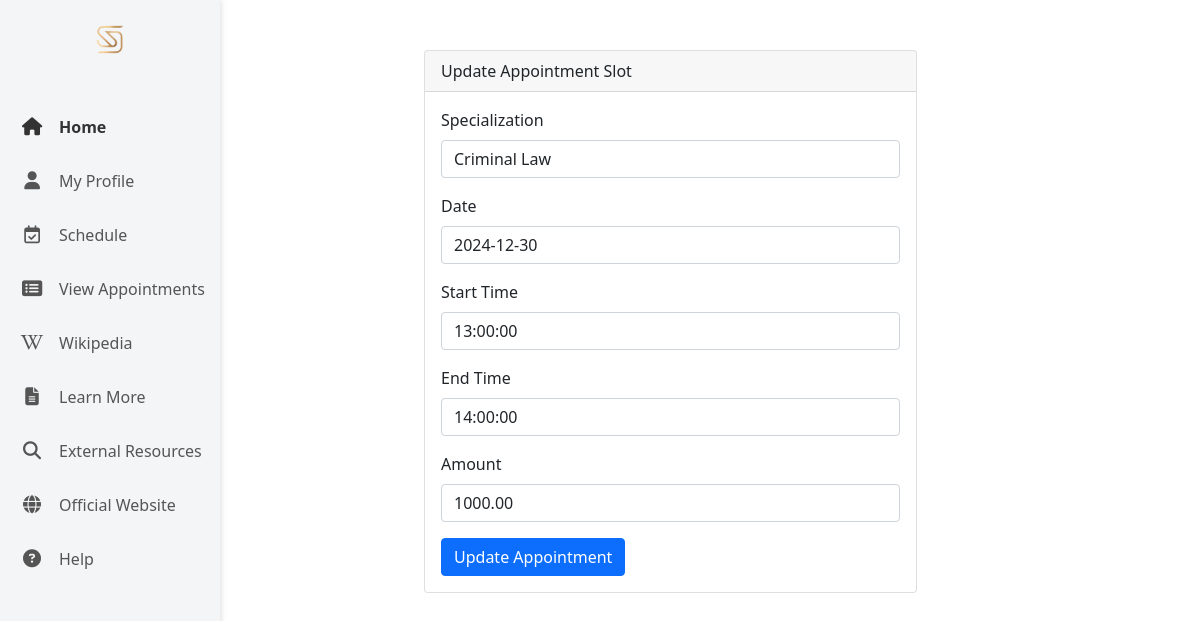
The page /update-appointment-slot/1/ (signed in) on the database its author committed.
### home/models.py (models this page shows, shortened)
class AppointmentSlot(models.Model):
    STATUS_CHOICES = [
        ('available', 'Available'),
        ('booked', 'Booked'),
    ]
    lawyer = models.ForeignKey(User, on_delete=models.CASCADE, limit_choices_to={'users__role': 'lawyer'})
    specialization = models.CharField(max_length=100)
    date = models.DateField()
    start_time = models.TimeField()
    end_time = models.TimeField()
    amount = models.DecimalField(max_digits=10, decimal_places=2)
    status = models.CharField(max_length=10, choices=STATUS_CHOICES, default='available')
    meet_id = models.PositiveIntegerField(unique=True, blank=True, null=True)  # Match Zego Cloud's `roomID`

### home/views.py (the view)
# urls.py: path('update-appointment-slot/<int:slot_id>/', views.update_appointment_slot, name='update_appointment_slot'),
@login_required
def update_appointment_slot(request, slot_id):
    slot = get_object_or_404(AppointmentSlot, id=slot_id, lawyer=request.user)
    if request.method == 'POST':
        form = AppointmentSlotForm(request.POST, instance=slot)
        if form.is_valid():
            form.save()
            messages.success(request, 'The appointment slot has been successfully updated.')
            return redirect('lawyer_appointments')
    else:
        form = AppointmentSlotForm(instance=slot)
    return render(request, 'update_appointment_slot.html', {'form': form})

### home/forms.py (shortened to what this page needs)
class AppointmentSlotForm(forms.ModelForm):
    class Meta:
        model = AppointmentSlot
        fields = ['specialization', 'date', 'start_time', 'end_time', 'amount']
    def __init__(self, *args, **kwargs):
        super().__init__(*args, **kwargs)
        for field_name in self.fields:
            self.fields[field_name].widget.attrs['class'] = 'form-control'
        self.fields['specialization'].widget.attrs['placeholder'] = 'Type specialization here'

### home/templates/update_appointment_slot.html (shortened to what this page needs)
{% extends 'sidebar.html' %}
{% load static %}
{% block content %}
{% load widget_tweaks %}
<link href="https://cdn.jsdelivr.net/npm/bootstrap@5.0.1/dist/css/bootstrap.min.css" rel="stylesheet">
<div class="page-wrapper" style="margin-left: 400px; margin-top: 50px;">
    <div class="container-xl px-4 mt-4">
        <div class="row">
            <div class="col-xl-8">
                <div class="card mb-4">
                    <div class="card-header">Update Appointment Slot</div>
                    <div class="card-body">
                        <form method="POST">
                            <div class="mb-3">
                                <label for="specialization" class="form-label">Specialization</label>
                                {{ form.specialization|add_class:"form-control" }}
                            </div>
                            <div class="mb-3">
                                <label for="date" class="form-label">Date</label>
                                {{ form.date|add_class:"form-control" }}
                            </div>
                            <div class="mb-3">
                                <label for="start_time" class="form-label">Start Time</label>
                                {{ form.start_time|add_class:"form-control" }}
                            </div>
                            <div class="mb-3">
                                <label for="end_time" class="form-label">End Time</label>
                                {{ form.end_time|add_class:"form-control" }}
                            </div>
                            <div class="mb-3">
                                <label for="amount" class="form-label">Amount</label>
                                {{ form.amount|add_class:"form-control" }}
                            </div>
                            <button type="submit" class="btn btn-primary">Update Appointment</button>
                        </form>
                    </div>
                </div>
            </div>
        </div>
    </div>
</div>
{% endblock %}

### home/static/base_style.css (style rules this page uses)
body { margin: 0; font-family: Arial, sans-serif; }

### home/templates/sidebar.html (style rules this page uses)
body { margin: 0; font-family: Arial, sans-serif; }

### rows shown on the page
AppointmentSlot: specialization "Criminal Law", date "2024-12-30", start_time "13:00:00", end_time "14:00:00", amount "1000.00"
